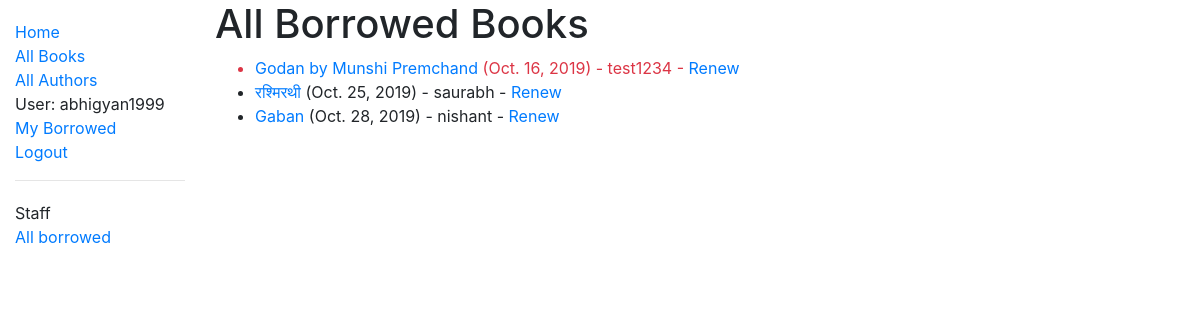
/catalog/borrowed/ (signed in), run on an earlier commit of the app's database.
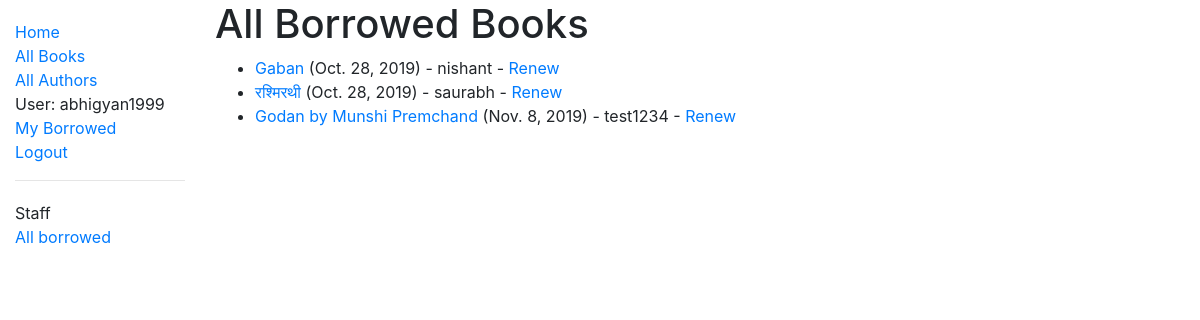
And on a later commit of the database.
### catalog/models.py (models this page shows, shortened)
class BookInstance(models.Model):
    id = models.UUIDField(primary_key=True, default=uuid.uuid4, help_text='Unique ID for this Book across whole Library')
    book = models.ForeignKey('Book', on_delete=models.SET_NULL, null=True)
    imprint = models.CharField(max_length=200)
    due_back = models.DateField(null=True, blank=True)
    borrower = models.ForeignKey(User, on_delete=models.SET_NULL, null= True, blank=True)
    @property
    def is_overdue(self):
        if self.due_back and date.today() > self.due_back:
            return True
        return False
    LOAN_STATUS = (
        ('m', 'Maintenance'),
        ('o', 'On Loan'),
        ('a', 'Available'),
        ('r','Reserved')
    )
    status = models.CharField(
        max_length=1,
        choices=LOAN_STATUS,
        blank=True,
        default='m',
        help_text='Book Availability',
    )
    class Meta:
        ordering = ['due_back']
        permissions = (("can_mark_returned", "Set book as returned"), )

class Book(models.Model):
    title = models.CharField(max_length=200)
    author = models.ForeignKey('Author', on_delete=models.SET_NULL, null=True)
    summary = models.TextField(max_length=1000, help_text='Enter a brief description os the book')
    isbn = models.CharField('ISBN', max_length=13, help_text='13 Character <a href="https://www.isbn-international.org/content/what-isbn">ISBN number</a>')
    genre = models.ManyToManyField(Genre, help_text='Select a genre for this Boook')
    language = models.ForeignKey('Language', on_delete=models.SET_NULL, null=True)
    def display_genre(self):
        """Create a string for the Genre. This is required to display genre in Admin."""
        return ', '.join(genre.name for genre in self.genre.all()[:3])
    display_genre.short_description = 'Genre'

### catalog/views.py (the view)
# urls.py: path('borrowed/', views.LoanedBooksAllListView.as_view(), name='all-borrowed'), # Added as part of the challenge
class LoanedBooksAllListView(PermissionRequiredMixin, generic.ListView):
    model = BookInstance
    permission_required = 'catalog.can_mark_returned'
    template_name = 'catalog/bookinstance_list_borrowed_all.html'
    paginate_by = 10
    def get_queryset(self):
        return BookInstance.objects.filter(status__exact='o').order_by('due_back')

### catalog/templates/catalog/bookinstance_list_borrowed_all.html
{% extends "base_generic.html" %}
{% block content %}
    <h1>All Borrowed Books</h1>
    {% if bookinstance_list %}
    <ul>
      {% for bookinst in bookinstance_list %}
      <li class="{% if bookinst.is_overdue %}text-danger{% endif %}">
        <a href="{% url 'book-detail' bookinst.book.pk %}">{{bookinst.book.title}}</a> ({{ bookinst.due_back }}) {% if user.is_staff %}- {{ bookinst.borrower }}{% endif %} {% if perms.catalog.can_mark_returned %}- <a href="{% url 'renew-book-librarian' bookinst.id %}">Renew</a> {% endif %}
      </li>
      {% endfor %}
    </ul>
    {% else %}
      <p>There are no books borrowed.</p>
    {% endif %}
{% endblock %}

### catalog/templates/base_generic.html (shortened to what this page needs)
<!DOCTYPE html>
<html lang="en">
<head>
  <link rel="stylesheet" href="https://stackpath.bootstrapcdn.com/bootstrap/4.1.3/css/bootstrap.min.css">
  {% load static %}
  <link rel="stylesheet" href="{% static 'css/styles.css' %}">
</head>
<body>
  <div class="container-fluid">
    <div class="row">
      <div class="col-sm-2">
      {% block sidebar %}
        <ul class="sidebar-nav">
          <li><a href="{% url 'index' %}">Home</a></li>
          <li><a href="{% url 'books' %}">All Books</a></li>
          <li><a href="{% url 'authors' %}">All Authors</a></li>
          {% if user.is_authenticated %}
     <li>User: {{ user.get_username }}</li>
     <li><a href="{% url 'my-borrowed' %}">My Borrowed</a></li>
     <li><a href="{% url 'logout'%}?next={{request.path}}">Logout</a></li>
   {% else %}
     <li><a href="{% url 'login'%}?next={{request.path}}">Login</a></li>
   {% endif %}
        </ul>
     {% if user.is_staff %}
   <hr />
   <ul class="sidebar-nav">
   <li>Staff</li>
   {% if perms.catalog.can_mark_returned %}
   <li><a href="{% url 'all-borrowed' %}">All borrowed</a></li>
   {% endif %}
   </ul>
    {% endif %}
     {% endblock %}
      </div>
      <div class="col-sm-10 ">{% block content %}{% endblock %}</div>
    </div>
  </div>
</body>
</html>

### catalog/static/css/styles.css (style rules this page uses)
.sidebar-nav { margin-top: 20px; padding: 0; list-style: none; }

What changed in the data, as far as the page shows it:
shown differently, row unchanged: BookInstance "Gaban": moves up the list
changed BookInstance "रश्मिरथी": due_back "Oct. 25, 2019" → "Oct. 28, 2019"; moves down the list
changed BookInstance "Godan by Munshi Premchand": due_back "Oct. 16, 2019" → "Nov. 8, 2019"
